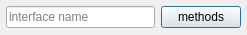
<?xml version="1.0" encoding="UTF-8"?>
<ui version="4.0">
 <class>InterfaceGui</class>
 <widget class="QDialog" name="InterfaceGui">
  <property name="geometry">
   <rect>
    <x>0</x>
    <y>0</y>
    <width>247</width>
    <height>35</height>
   </rect>
  </property>
  <property name="windowTitle">
   <string>Dialog</string>
  </property>
  <layout class="QHBoxLayout" name="horizontalLayout">
   <property name="leftMargin">
    <number>6</number>
   </property>
   <property name="topMargin">
    <number>6</number>
   </property>
   <property name="rightMargin">
    <number>6</number>
   </property>
   <property name="bottomMargin">
    <number>6</number>
   </property>
   <item>
    <widget class="QLineEdit" name="lineEditName">
     <property name="placeholderText">
      <string>interface name</string>
     </property>
    </widget>
   </item>
   <item>
    <widget class="QPushButton" name="pushButtonMethods">
     <property name="text">
      <string>methods</string>
     </property>
    </widget>
   </item>
  </layout>
 </widget>
 <resources/>
 <connections/>
</ui>
